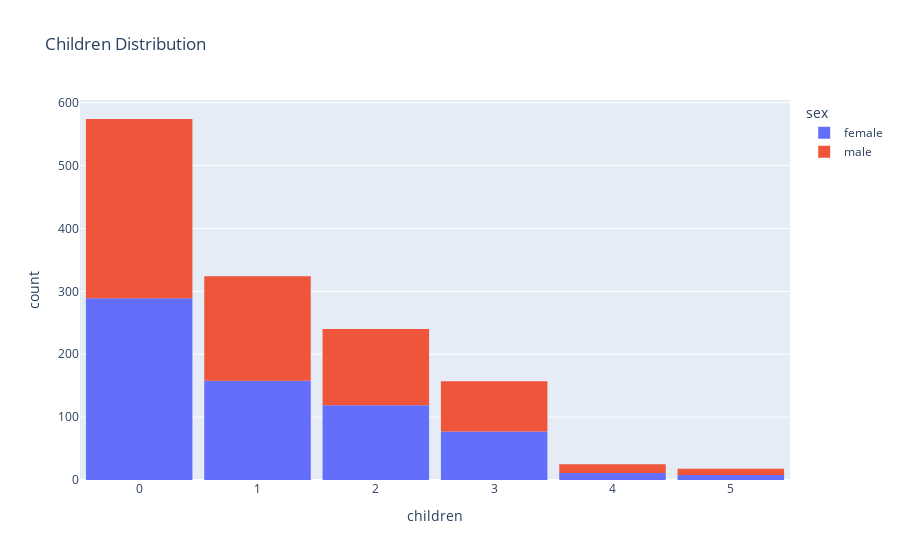

Notebook code for this chart:
### Code cell
# children distribution
fig = px.histogram(medical_df,
                   x='children',
                   color='sex',
                   title='Children Distribution')
fig.update_layout(bargap=0.1)
fig.show()

### Figure 1 — Plotly figure (JSON) as saved in the notebook; plotly's stock layout.template omitted (floating-point values rounded to 4 significant figures; data arrays with more than 128 entries replaced by an {"elided": "..."} marker saying what was removed)
{"data": [{"bingroup": "x", "hovertemplate": "sex=female<br>children=%{x}<br>count=%{y}<extra></extra>", "legendgroup": "female", "marker": {"color": "#636efa", "pattern": {"shape": ""}}, "name": "female", "orientation": "v", "showlegend": true, "type": "histogram", "x": {"elided": "662 int values"}, "xaxis": "x", "yaxis": "y"}, {"bingroup": "x", "hovertemplate": "sex=male<br>children=%{x}<br>count=%{y}<extra></extra>", "legendgroup": "male", "marker": {"color": "#EF553B", "pattern": {"shape": ""}}, "name": "male", "orientation": "v", "showlegend": true, "type": "histogram", "x": {"elided": "676 int values"}, "xaxis": "x", "yaxis": "y"}], "layout": {"bargap": 0.1, "barmode": "relative", "legend": {"title": {"text": "sex"}, "tracegroupgap": 0}, "title": {"text": "Children Distribution"}, "xaxis": {"anchor": "y", "domain": [0, 1], "title": {"text": "children"}}, "yaxis": {"anchor": "x", "domain": [0, 1], "title": {"text": "count"}}}}
